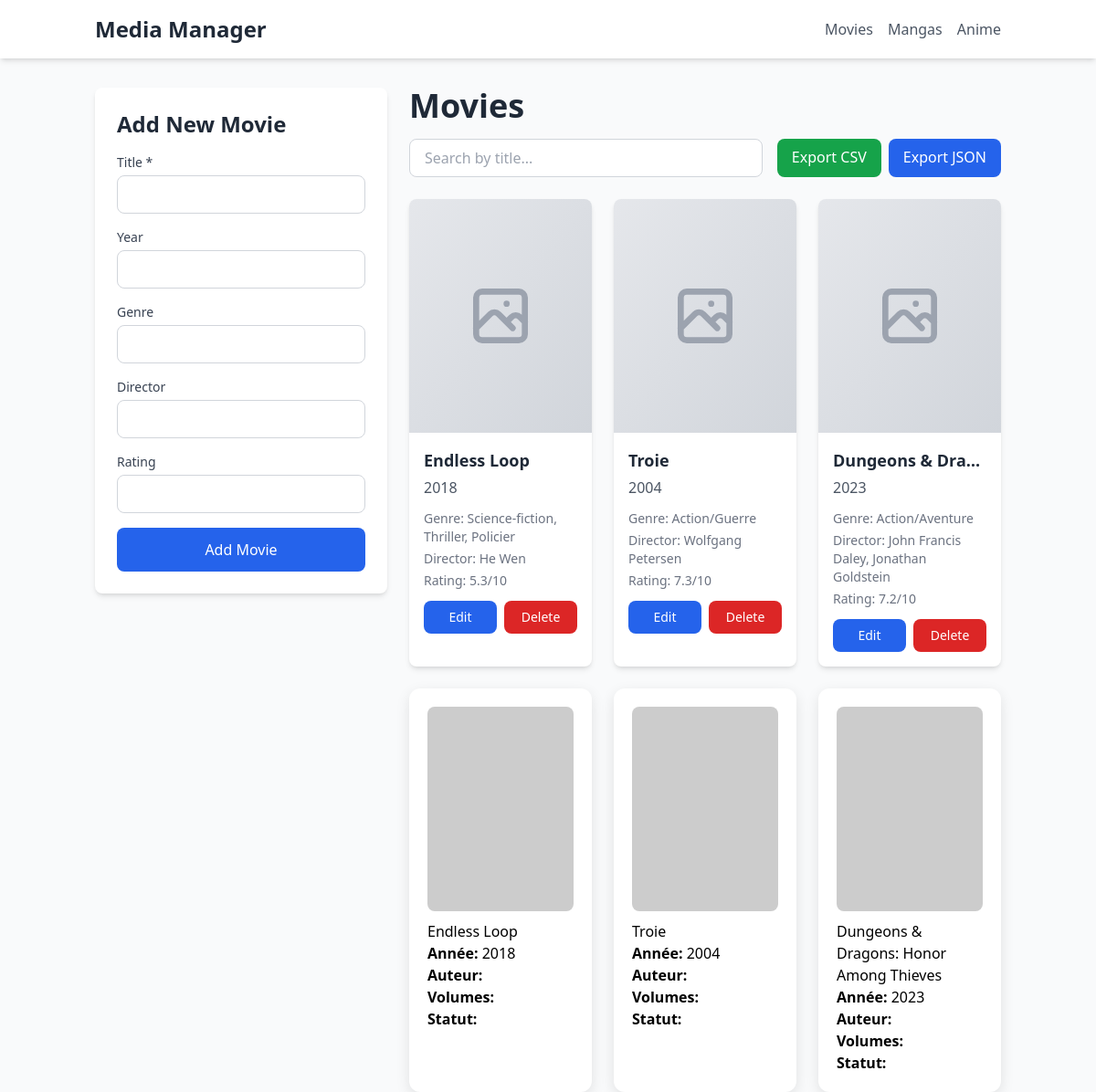
Page /movies/ on the committed database.
### app/models.py (models this page shows)
class Movie(db.Model):
    __tablename__ = 'movies'
    id = db.Column(db.Integer, primary_key=True)
    title = db.Column(db.String(200), nullable=False)
    year = db.Column(db.Integer, nullable=True)
    genre = db.Column(db.String(100), nullable=True)
    director = db.Column(db.String(100), nullable=True)
    rating = db.Column(db.Float, nullable=True)
    def to_dict(self):
        return {
            'id': self.id,
            'title': self.title,
            'year': self.year,
            'genre': self.genre,
            'director': self.director,
            'rating': self.rating
        }

### app/blueprints/movies.py (the view)
@movies_bp.route('/')
def list_movies():
    search = request.args.get('search', '')
    if search:
        items = Movie.query.filter(Movie.title.contains(search)).all()
    else:
        items = Movie.query.all()
    items = [m.to_dict() for m in items]
    return render_template('list.html', items=items, category='movies', title='Movies')

### app/templates/list.html (shortened to what this page needs)
<!DOCTYPE html>
<html lang="en">
<head>
    <script src="https://cdn.tailwindcss.com"></script>
</head>
<body class="bg-gray-50 min-h-screen">
    <nav class="bg-white shadow-md mb-8">
        <div class="container mx-auto px-4 py-4">
            <div class="flex items-center justify-between">
                <a href="/" class="text-2xl font-bold text-gray-800 hover:text-blue-600">Media Manager</a>
                <div class="flex space-x-4">
                    <a href="/movies" class="text-gray-600 hover:text-blue-600 font-medium">Movies</a>
                    <a href="/mangas" class="text-gray-600 hover:text-blue-600 font-medium">Mangas</a>
                    <a href="/anime" class="text-gray-600 hover:text-blue-600 font-medium">Anime</a>
                </div>
            </div>
        </div>
    </nav>
    <div class="container mx-auto px-4 flex gap-6">
        <aside class="w-80 bg-white rounded-lg shadow-md p-6 h-fit sticky top-4">
            <h2 class="text-2xl font-bold text-gray-800 mb-4">Add New {{ title[:-1] }}</h2>
            <form method="POST" action="/{{ category }}/add" class="space-y-4">
                {% if category == 'movies' %}
                    <div>
                        <label class="block text-sm font-medium text-gray-700 mb-1">Title *</label>
                        <input type="text" name="title" required
                               class="w-full px-4 py-2 border border-gray-300 rounded-lg focus:ring-2 focus:ring-blue-500 focus:border-transparent">
                    </div>
                    <div>
                        <label class="block text-sm font-medium text-gray-700 mb-1">Year</label>
                        <input type="number" name="year"
                               class="w-full px-4 py-2 border border-gray-300 rounded-lg focus:ring-2 focus:ring-blue-500 focus:border-transparent">
                    </div>
                    <div>
                        <label class="block text-sm font-medium text-gray-700 mb-1">Genre</label>
                        <input type="text" name="genre"
                               class="w-full px-4 py-2 border border-gray-300 rounded-lg focus:ring-2 focus:ring-blue-500 focus:border-transparent">
                    </div>
                    <div>
                        <label class="block text-sm font-medium text-gray-700 mb-1">Director</label>
                        <input type="text" name="director"
                               class="w-full px-4 py-2 border border-gray-300 rounded-lg focus:ring-2 focus:ring-blue-500 focus:border-transparent">
                    </div>
                    <div>
                        <label class="block text-sm font-medium text-gray-700 mb-1">Rating</label>
                        <input type="number" step="0.1" name="rating"
                               class="w-full px-4 py-2 border border-gray-300 rounded-lg focus:ring-2 focus:ring-blue-500 focus:border-transparent">
                    </div>
                {% endif %}
                <button type="submit"
                        class="w-full px-6 py-3 bg-blue-600 text-white rounded-lg hover:bg-blue-700 transition-colors font-medium">
                    Add {{ title[:-1] }}
                </button>
            </form>
        </aside>
        <main class="flex-1">
            <div class="mb-6">
                <h1 class="text-4xl font-bold text-gray-800 mb-4">{{ title }}</h1>
                <div class="flex flex-col md:flex-row gap-4 mb-6">
                    <form method="GET" class="flex-1">
                        <input type="text" name="search" placeholder="Search by title..."
                               value="{{ request.args.get('search', '') }}"
                               class="w-full px-4 py-2 border border-gray-300 rounded-lg focus:ring-2 focus:ring-blue-500 focus:border-transparent">
                    </form>
                    <div class="flex gap-2">
                        <a href="/{{ category }}/export/csv"
                           class="px-4 py-2 bg-green-600 text-white rounded-lg hover:bg-green-700 transition-colors">
                            Export CSV
                        </a>
                        <a href="/{{ category }}/export/json"
                           class="px-4 py-2 bg-blue-600 text-white rounded-lg hover:bg-blue-700 transition-colors">
                            Export JSON
                        </a>
                    </div>
                </div>
            </div>
            {% if items|length == 0 %}
            <div class="text-center py-12 text-gray-500 bg-white rounded-lg shadow-md">
                <svg class="w-16 h-16 mx-auto mb-4 text-gray-400" fill="none" stroke="currentColor" viewBox="0 0 24 24">
                    <path stroke-linecap="round" stroke-linejoin="round" stroke-width="2" d="M20 13V6a2 2 0 00-2-2H6a2 2 0 00-2 2v7m16 0v5a2 2 0 01-2 2H6a2 2 0 01-2-2v-5m16 0h-2.586a1 1 0 00-.707.293l-2.414 2.414a1 1 0 01-.707.293h-3.172a1 1 0 01-.707-.293l-2.414-2.414A1 1 0 006.586 13H4"></path>
                </svg>
                <p class="text-lg">No items found. Add your first {{ title[:-1].lower() }}!</p>
            </div>
            {% else %}
            <div class="grid grid-cols-1 md:grid-cols-2 lg:grid-cols-3 xl:grid-cols-4 gap-6">
                {% for item in items %}
                <div class="bg-white rounded-lg shadow-md overflow-hidden hover:shadow-xl transition-shadow duration-300">
                    <div class="bg-gradient-to-br from-gray-200 to-gray-300 h-64 flex items-center justify-center">
                    </div>
                    <div class="p-4">
                        <h3 class="text-lg font-bold text-gray-800 mb-1 truncate" title="{{ item.title }}">{{ item.title }}</h3>
                        <p class="text-gray-600 mb-3">{{ item.year or 'Year Unknown' }}</p>
                        <div class="text-sm text-gray-500 mb-3 space-y-1">
                            {% if category == 'movies' %}
                                {% if item.genre %}<p><span class="font-medium">Genre:</span> {{ item.genre }}</p>{% endif %}
                                {% if item.director %}<p><span class="font-medium">Director:</span> {{ item.director }}</p>{% endif %}
                                {% if item.rating %}<p><span class="font-medium">Rating:</span> {{ item.rating }}/10</p>{% endif %}
                            {% elif category == 'mangas' %}
                                {% if item.author %}<p><span class="font-medium">Author:</span> {{ item.author }}</p>{% endif %}
                                {% if item.volumes %}<p><span class="font-medium">Volumes:</span> {{ item.volumes }}</p>{% endif %}
                                {% if item.status %}<p><span class="font-medium">Status:</span> {{ item.status }}</p>{% endif %}
                            {% else %}
                                {% if item.studio %}<p><span class="font-medium">Studio:</span> {{ item.studio }}</p>{% endif %}
                                {% if item.episodes %}<p><span class="font-medium">Episodes:</span> {{ item.episodes }}</p>{% endif %}
                                {% if item.status %}<p><span class="font-medium">Status:</span> {{ item.status }}</p>{% endif %}
                            {% endif %}
                        </div>
                        <div class="flex gap-2">
                            <button onclick="openEditModal({{ item.id }})"
                                    class="flex-1 px-4 py-2 bg-blue-600 text-white rounded-lg hover:bg-blue-700 transition-colors text-sm font-medium">
                                Edit
                            </button>
                            <a href="/{{ category }}/delete/{{ item.id }}"
                               onclick="return confirm('Are you sure you want to delete {{ item.title }}?')"
                               class="flex-1 px-4 py-2 bg-red-600 text-white rounded-lg hover:bg-red-700 transition-colors text-sm font-medium text-center">
                                Delete
                            </a>
                        </div>
                    </div>
                </div>
                {% endfor %}
                {% for item in items %}
                    <div class="manga-card" onclick="window.location.href='/mangas/detail/{{ item.id }}'" style="cursor: pointer;">
                        <img src="https://via.placeholder.com/200x280?text={{ item.title }}" alt="{{ item.title }}" style="width: 100%; border-radius: 8px; margin-bottom: 10px;">
                        <h3>{{ item.title }}</h3>
                        <p><strong>Année:</strong> {{ item.year }}</p>
                        <p><strong>Auteur:</strong> {{ item.author }}</p>
                        <p><strong>Volumes:</strong> {{ item.volumes }}</p>
                        <p><strong>Statut:</strong> {{ item.status }}</p>
                    </div>
                {% endfor %}
            </div>
            {% endif %}
        </main>
    </div>
</body>
</html>

### app/templates/list.html (style rules this page uses)
.manga-card { background: white; border-radius: 12px; padding: 20px; box-shadow: 0 5px 15px rgba(0,0,0,0.1); transition: all 0.3s; }

### rows in the picture
Movie: title "Endless Loop", year "2018", genre "Science-fiction, Thriller, Policier", director "He Wen", rating "5.3"
Movie: title "Troie", year "2004", genre "Action/Guerre", director "Wolfgang Petersen", rating "7.3"
Movie: title "Dungeons & Dra…", year "2023", genre "Action/Aventure", director "John Francis Daley, Jonathan Goldstein", rating "7.2", title "Dungeons & Dragons: Honor Among Thieves"

### other values in the picture
{{ title[:-1] }} "Movie"
{{ title }} "Movies"
